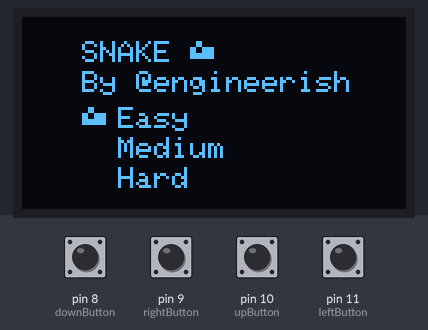
Recording of a program running on a simulated Arduino Uno, built with avr-gcc and run on an emulated ATmega328P. On the bench: 128×64 one-colour display. The test bench sets the inputs (shaded band); at power-on: pin 8 (downButton), pin 9 (rightButton), pin 10 (upButton), pin 11 (leftButton) HIGH. Random numbers use the default seed unless the program sets one.

Above: at 1.0 s.
1.1 s: pin 9 (rightButton) pulled LOW for 0.15 s
At 1.9 s:
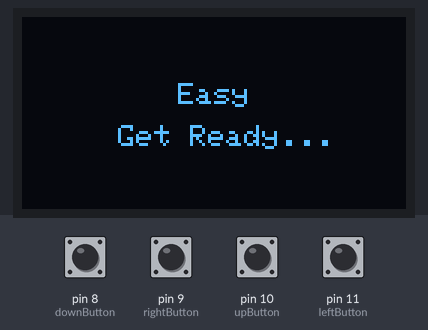
4.2 s: pin 8 (downButton) pulled LOW for 0.15 s
At 4.58 s:
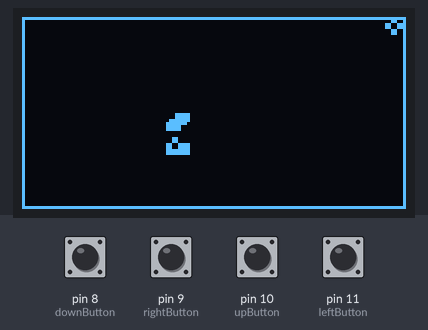
6.4 s: pin 11 (leftButton) pulled LOW for 0.15 s
At 6.58 s:
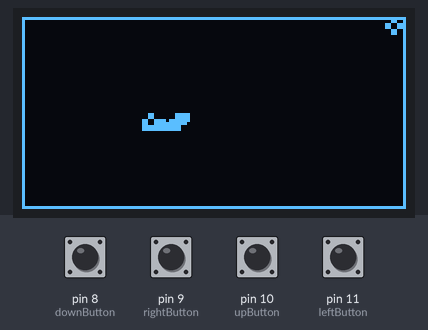
8.0 s: pin 10 (upButton) pulled LOW for 0.15 s
At 8.33 s:
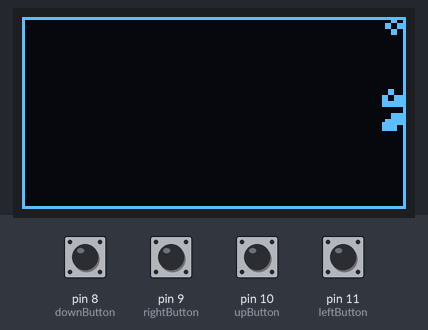
9.7 s: pin 9 (rightButton) pulled LOW for 1 s
At 10.08 s:
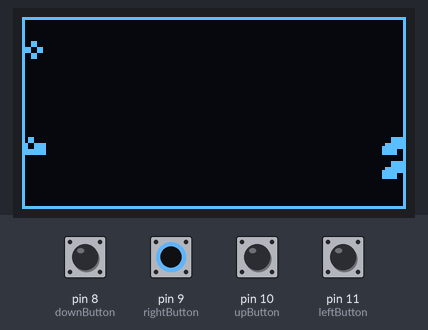
12.2 s: pin 8 (downButton) pulled LOW for 1 s
At 12.58 s:
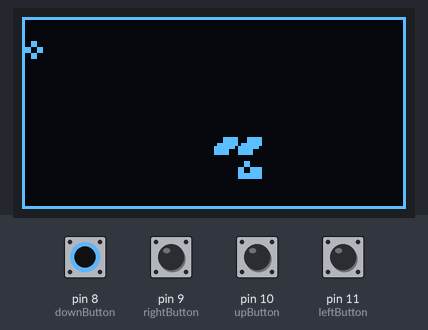
Timing chart, 0 to 15.2 s (numbered marks = the images above; inputs shaded):
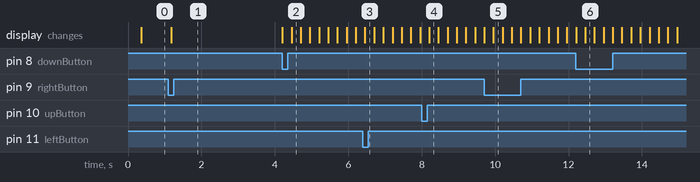

Measured:
- after the input at 1.1 s, the display: changes after 0.08 s (image 1)

The program:

main.cpp
```cpp
#include <Arduino.h>
#include <SPI.h>
#include <Wire.h>
#include <Adafruit_GFX.h>
#include <Adafruit_SSD1306.h>
#include "Button.cpp"

#define SPRITE_WIDTH  8
#define SPRITE_HEIGHT 6

Adafruit_SSD1306 display(4);

Button rightButton(9);
Button leftButton(11);
Button downButton(8);
Button upButton(10);

struct Point {
  int8_t x;
  int8_t y;
};

bool operator==(const Point& lhs, const Point& rhs) {
  return lhs.x == rhs.x && lhs.y == rhs.y;
}

void operator+=(Point& lhs, const Point& rhs) {
  lhs.x += rhs.x;
  lhs.y += rhs.y;
}

Point food;
Point body[128];
Point dir;
uint8_t snakeLength = 2;
bool acceptInput = true;

unsigned long previousMillis = 0;
unsigned long gameInterval = 250;

static const unsigned char PROGMEM headSprite[] = {
B00110000,
B00110000,
B11001111,
B11001111,
B11111111,
B11111111,
};

static const unsigned char PROGMEM bodySprite[] = {
B00011111,
B00011111,
B01111111,
B11111110,
B11111000,
B11111000,
};

static const unsigned char PROGMEM foodSprite[] = {
B00011000,
B00011000,
B01100110,
B01100110,
B00011000,
B00011000,
};

#if (SSD1306_LCDHEIGHT != 64)
#error(“Height incorrect, please fix Adafruit_SSD1306.h!“);
#endif

void restartGame();
void spawnFood();
void handlePlayerInput();
void updateSnake();
void displayMenu();
void displayGameOver();
void drawBoundary();
void drawSnake();
void drawFood();
void drawSprite(int16_t x, int16_t y, const uint8_t *bitmap, uint16_t color);

void setup() {
  Serial.begin(9600);
  display.begin(SSD1306_SWITCHCAPVCC, 0x3C);

  randomSeed(analogRead(0));

  display.setTextSize(1);
  display.setTextColor(WHITE);
  display.clearDisplay();
  display.display();

  displayMenu();
}

void loop() {

  handlePlayerInput();

  unsigned long currentMillis = millis();
  if (currentMillis - previousMillis >= gameInterval) {
    previousMillis = currentMillis;
    acceptInput = true;

    updateSnake();

    if (body[0] == food) {
      snakeLength++;
      spawnFood();
    }

    // Look for deadly collision
    for (uint8_t i = 1; i < snakeLength; i++) {
      if (body[0] == body[i]) {
        displayGameOver();
        displayMenu();
      }
    }

    display.clearDisplay();

    drawBoundary();
    drawSnake();
    drawFood();

    display.display();
  }
}

void handlePlayerInput() {
  if (acceptInput) {
    acceptInput = false;
    if (leftButton.exlusivePressed() && dir.x == 0) {
      dir = {-1, 0};
    } else if (rightButton.exlusivePressed() && dir.x == 0) {
      dir = {1, 0};
    } else if (upButton.exlusivePressed() && dir.y == 0) {
      dir = {0, -1};
    } else if (downButton.exlusivePressed() && dir.y == 0) {
      dir = {0, 1};
    } else {
      acceptInput = true;
    }
  }
}

// ===== GAME LOGIC =====

void updateSnake() {
  Point head = body[0];
  head += dir;
  if (head.y < 0) { head.y = 7; }
  else if (head.y > 7) { head.y = 0; }
  else if (head.x < 0) { head.x = 15; }
  else if (head.x > 15) { head.x = 0; }
  for (uint8_t i = snakeLength - 1; i > 0; i--) {
    body[i] = body[i - 1];
  }
  body[0] = head;
}

void restartGame() {
  dir = {1, 0};
  body[0] = {5, 4};
  snakeLength = 2;
  spawnFood();
}

void spawnFood() {
  Point available[128];
  uint8_t nrAvailable = 0;
  for (uint8_t i = 0; i < 128; i++) {
    Point p = {i % 16, floor(i / 16)};
    bool isAvailable = true;
    for (uint8_t i = 0; i < snakeLength; i++) {
      if (body[i] == p) {
        isAvailable = false;
        break;
      }
    }
    if (isAvailable) {
      available[nrAvailable++] = p;
    }
  }

  if (nrAvailable > 0) {
    food = available[random(nrAvailable)];
  }
}

// ==== DRAWING FUNCTIONS =====

void drawBoundary() {
  display.drawRect(0, 0, SSD1306_LCDWIDTH, SSD1306_LCDHEIGHT, WHITE);
}

void drawSnake() {
  for (uint8_t i = 0; i < snakeLength; i++) {
    drawSprite(body[i].x * 8,
               body[i].y * 8,
               i == 0 ? headSprite : bodySprite,
               WHITE);
  }
}

void drawFood() {
  drawSprite(food.x * 8, food.y * 8, foodSprite, WHITE);
}

void drawSprite(int16_t x, int16_t y, const uint8_t *bitmap, uint16_t color) {
  display.drawBitmap(x, y, bitmap, SPRITE_WIDTH, SPRITE_HEIGHT, color);
}

// ==== SCENES ====

void displayMenu() {
  display.clearDisplay();

  display.setCursor(20, 8);
  display.print("SNAKE");
  drawSprite(56, 8, headSprite, WHITE);
  display.setCursor(20, 18);
  display.print("By @engineerish");

  display.setCursor(32, 30);
  display.print("Easy");
  display.setCursor(32, 40);
  display.print("Medium");
  display.setCursor(32, 50);
  display.print("Hard");
  display.display();

  bool chosen = false;
  int8_t difficulty = 0;

  while (!chosen) {
    delay(20);

    drawSprite(20, 30 + difficulty * 10, headSprite, BLACK);

    if (upButton.exlusivePressed()) {
      if (--difficulty < 0) {
        difficulty = 2;
      }
    } else if (downButton.exlusivePressed()) {
      if (++difficulty >= 3) {
        difficulty = 0;
      }
    } else if (rightButton.exlusivePressed()) {
      chosen = true;
    }

    drawSprite(20, 30 + difficulty * 10, headSprite, WHITE);

    display.display();
  }

  display.clearDisplay();
  display.setCursor(52, 22);

  if (difficulty == 0) {
    gameInterval = 250;
    display.print("Easy");
  } else if (difficulty == 1) {
    gameInterval = 175;
    display.print("Medium");
  } else if (difficulty == 2) {
    gameInterval = 100;
    display.print("Hard");
  }

  display.setCursor(32, 36);
  display.print("Get Ready...");

  display.display();

  delay(3000);

  restartGame();
}

void displayGameOver() {
  display.clearDisplay();
  display.setCursor(32, 26);
  display.print("Game over!");
  display.setCursor(32, 36);
  display.print("Score: ");
  display.print(snakeLength);
  display.display();
  delay(5000);
}
```
